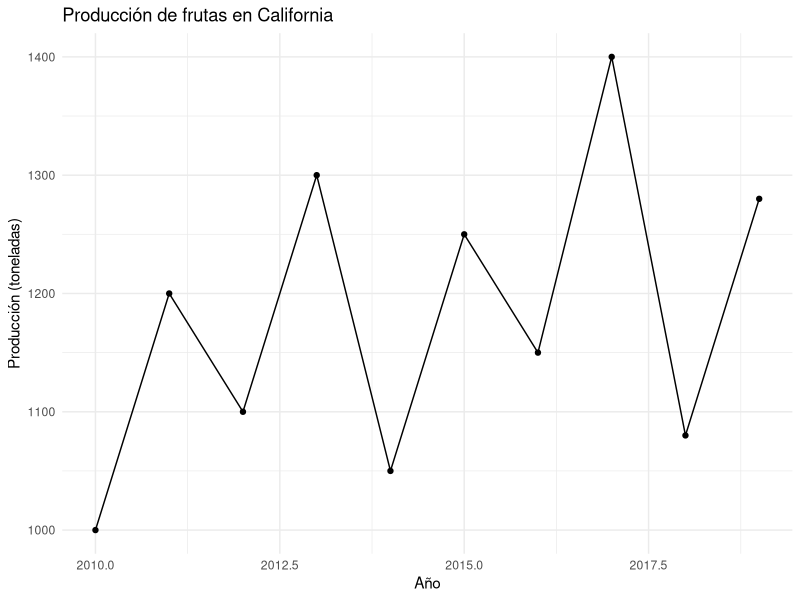

Recreate this plot in R.
## ---- chunk 1
knitr::opts_chunk$set(echo = TRUE)
## ---- chunk 2
library(ggplot2)
library(dplyr)
## ---- chunk 3
datos <- data.frame(
  Año = c(2010:2019),
  Producción = c(1000, 1200, 1100, 1300, 1050, 1250, 1150, 1400, 1080, 1280),
  Temperatura = c(18.5, 19.2, 18.8, 20.1, 18.2, 19.5, 18.9, 20.5, 18.4, 19.8),
  Precipitación = c(500, 550, 450, 600, 400, 525, 475, 650, 420, 575)
)
## ---- chunk 4
ggplot(datos, aes(x = Año, y = Producción)) + 
  geom_point() + 
  geom_line() + 
  labs(title = "Producción de frutas en California", x = "Año", y = "Producción (toneladas)")+
  theme_minimal()
## ---- chunk 5
modelo <- lm(Producción ~ Temperatura + Precipitación, datos)
## ---- chunk 6
summary(modelo)
## ---- chunk 7
nuevo_datos <- data.frame(
  Temperatura = 19.5,
  Precipitación = 525
)
predict(modelo, nuevo_datos)
